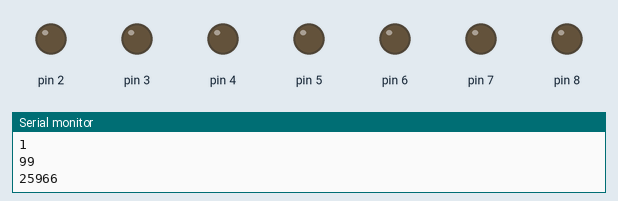
Bench run of a sketch on a simulated Arduino Uno, built with avr-gcc and run on an emulated ATmega328P. Parts: output pins drawn as LEDs (lit = HIGH), the last lines printed to the serial monitor.

Above: at 0.03 s.
At 0.5 s:
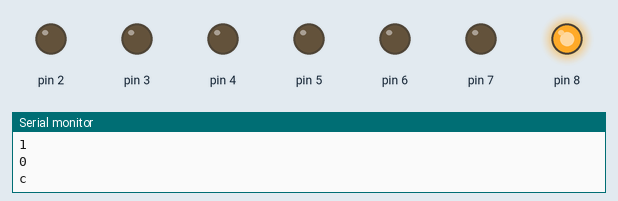
At 1.5 s:
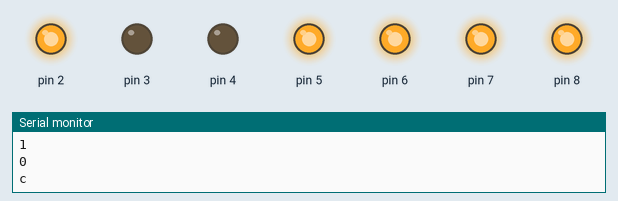
At 2.5 s:
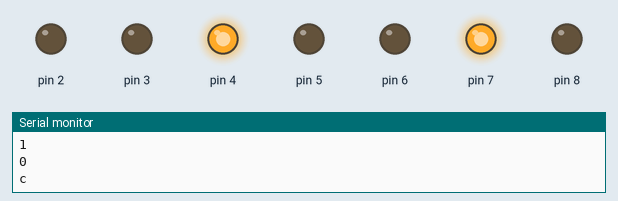
At 3.5 s:
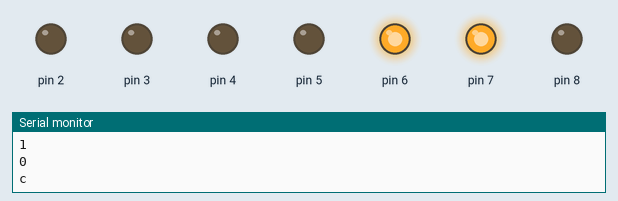
At 4.6 s:
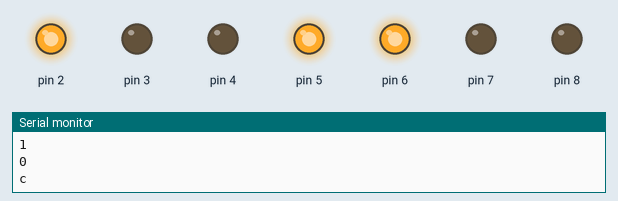
Timing chart, 0 to 6.6 s (numbered marks = the images above):
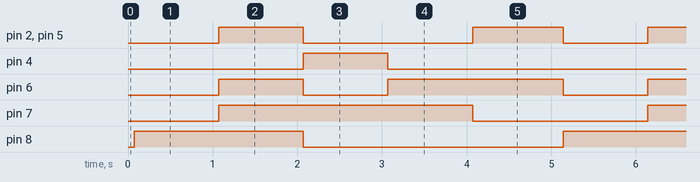

The sketch:

sevenSegment1.ino
```cpp
void setup() {
  Serial.begin(9600);
  // set the mode of pins as output
  for (int i=2; i<9 ; i++){
    pinMode(i,OUTPUT);
  }
}
int zero[]={0,0,0,0,0,0,1}, one[]={1,0,0,1,1,1,1}, two[]={0,0,1,0,0,1,0};
int three[] ={0,0,0,0,1,1,0} , four[]={1,0,0,1,1,0,0} ;

void loop() {
  zero[7]=99;
  for (int k=0 ; k<18 ; k++)
  {  Serial.println(zero[k]); }
    Serial.println("line over" );
      for (int k=0 ; k<7 ; k++)
  {  Serial.println(one[k]); }
    Serial.println("line over" );
      for (int k=0 ; k<7 ; k++)
  {  Serial.println(two[k]); }
    Serial.println("line over" );

  // zero
  for (int i=2,j=0; i<9 ; i++,j++){
    digitalWrite(i, zero[j]);
  }
  delay(1000);
  // one
  for (int i=2,j=0; i<9 ; i++,j++){
    digitalWrite(i, one[j]);
  }
  delay(1000);
   // two
  for (int i=2,j=0; i<9 ; i++,j++){
    digitalWrite(i, two[j]);
  }
  delay(1000);
   // three
  for (int i=2,j=0; i<9 ; i++,j++){
    digitalWrite(i, three[j]);
  }
  delay(1000);
   // four
  for (int i=2,j=0; i<9 ; i++,j++){
    digitalWrite(i, four[j]);
  }
  delay(1000);

}

//  pinMode(2,OUTPUT);
//  pinMode(3,OUTPUT);
//  pinMode(4,OUTPUT);
//  pinMode(5,OUTPUT);
//  pinMode(6,OUTPUT);
//  pinMode(7,OUTPUT);
//  pinMode(8,OUTPUT);
// zero
//  digitalWrite ( 2, LOW);
//  digitalWrite ( 3, LOW);
//  digitalWrite ( 4, LOW);
//  digitalWrite ( 5, LOW);
//  digitalWrite ( 6, LOW);
//  digitalWrite ( 7, LOW);
//  digitalWrite ( 8, HIGH);
//one
//  digitalWrite ( 2, HIGH);
//  digitalWrite ( 3, LOW);
//  digitalWrite ( 4, LOW);
//  digitalWrite ( 5, HIGH);
//  digitalWrite ( 6, HIGH);
//  digitalWrite ( 7, HIGH);
///  digitalWrite ( 8, HIGH);
```

Measured:
- by itself, pin 2, pin 5: repeats every 5.1 s: LOW 2.0 s, HIGH 1.1 s, LOW 1.0 s, HIGH 1.0 s
- by itself, pin 4: alternates HIGH for 1.0 s and LOW for 4.1 s
- by itself, pin 6: repeats every 5.1 s: LOW 1.0 s, HIGH 2.1 s, LOW 1.0 s, HIGH 1.0 s
- by itself, pin 7: alternates HIGH for 3.0 s and LOW for 2.1 s
- by itself, pin 8: alternates HIGH for 2.0 s and LOW for 3.1 s
